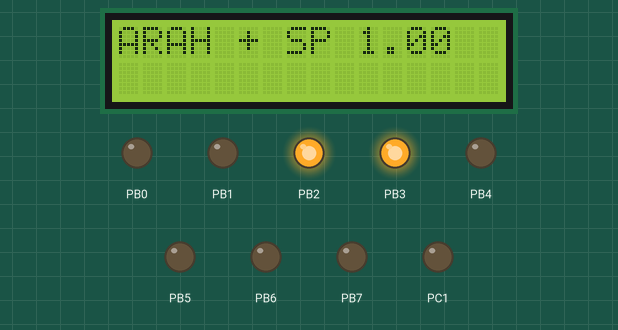
The program below on a simulated ATmega8535, CodeVisionAVR source translated, built with avr-gcc and emulated at 12 MHz. Parts: 16×2 character LCD, output pins drawn as LEDs (lit = HIGH). Wiring (inferred from the signals the program sends): character LCD (HD44780): RS PC0; E PC2; data PC4, PC5, PC6, PC7. Pins used as bus, display or sensor lines are not drawn.

Above: at 0.29 s.
At 3.18 s:
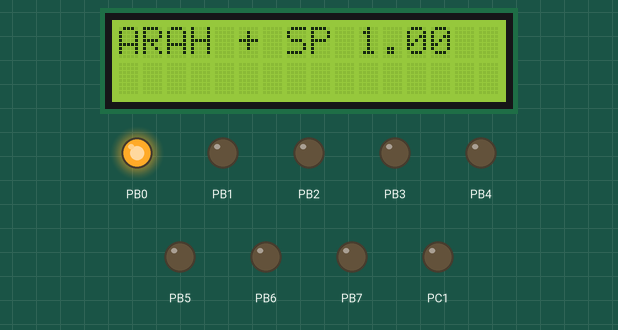
At 6.5 s:
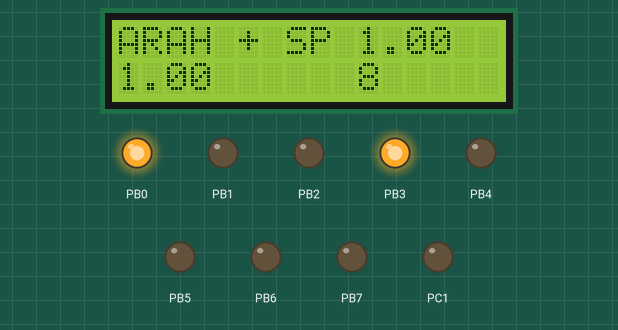
At 11.99 s:
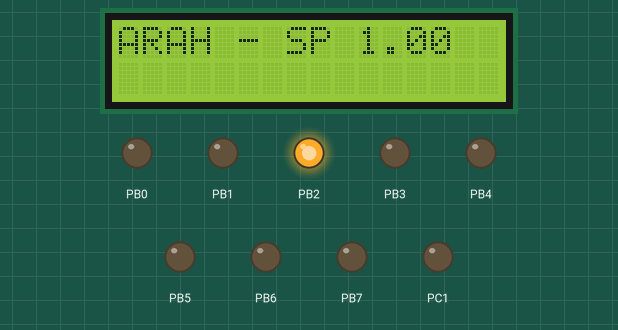
At 17.79 s:
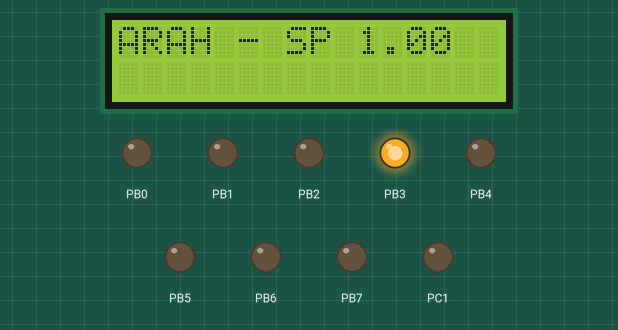
At 38.4 s:
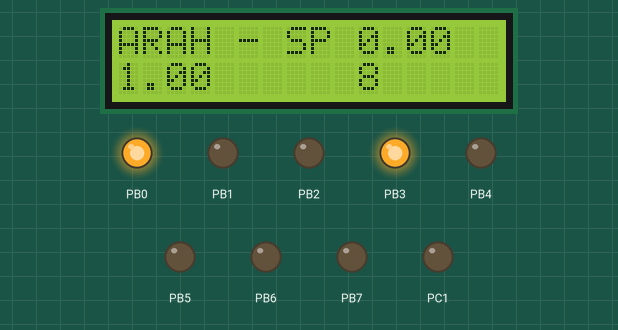
Timing chart, 0 to 39.9 s (numbered marks = the images above):
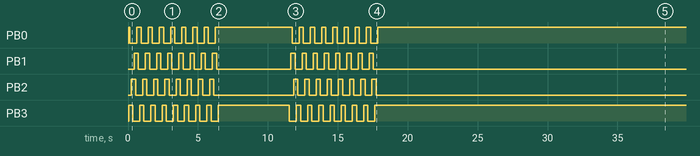

The program:

motorstepper.c
```c
// (licence header left out)
#include <mega8535.h>
#include <delay.h>
#include <stdio.h>
#include <stdlib.h>
#include <io.h>
// Alphanumeric LCD functions
#include <alcd.h>

// Declare your global variables here
int i, x=0, z=0, y;
const int period = 100;
float putaran, putar;
unsigned char temp[16], temp1[16], temp2[16];

void arahjarumjam360(){
    lcd_gotoxy(0,0);
    lcd_putsf("ARAH +");
    lcd_gotoxy(7,0);
    lcd_putsf("SP");
    ftoa(putar,2,temp1);
    lcd_gotoxy(10,0);
    lcd_puts(temp1);
    for(i=0;i<y;i++){
        x++;
        PORTB =0x09;
        delay_ms(period);
        PORTB =0x08;
        delay_ms(period);
        PORTB =0x0C;
        delay_ms(period);
        PORTB =0x04;
        delay_ms(period);
        PORTB =0x06;
        delay_ms(period);
        PORTB =0x02;
        delay_ms(period);
        PORTB =0x03;
        delay_ms(period);
        PORTB =0x01;
        delay_ms(period);
    }
    putaran = (x/8.0) ;
    ftoa(putaran,2,temp);
    lcd_gotoxy(0,1);
    lcd_puts(temp);
    lcd_gotoxy(10,1);
    ftoa(x,0,temp2);
    lcd_puts(temp2);
    PORTB = 0x09;
    delay_ms(period);
    delay_ms(3000);
}
void lawanarahjarumjam360(){
    lcd_gotoxy(0,0);
    lcd_putsf("ARAH -");
    lcd_gotoxy(7,0);
    lcd_putsf("SP");
    ftoa(putar,2,temp1);
    lcd_gotoxy(10,0);
    lcd_puts(temp1);
    for(i=0;i<y;i++){
        z++;
        PORTB =0x01;
        delay_ms(period);
        PORTB =0x03;
        delay_ms(period);
        PORTB =0x02;
        delay_ms(period);
        PORTB =0x06;
        delay_ms(period);
        PORTB =0x04;
        delay_ms(period);
        PORTB =0x0C;
        delay_ms(period);
        PORTB =0x08;
        delay_ms(period);
        PORTB =0x09;
        delay_ms(period);
    }
    putaran = (z/8.0) ;
    ftoa(putaran,2,temp);
    lcd_gotoxy(0,1);
    lcd_puts(temp);
    lcd_gotoxy(10,1);
    ftoa(z,0,temp2);
    lcd_puts(temp2);
    PORTB =0x09;
    delay_ms(period);
    delay_ms(3000);
}
void main(void)
{
// Declare your local variables here

// Input/Output Ports initialization
// Port A initialization
// Function: Bit7=In Bit6=In Bit5=In Bit4=In Bit3=In Bit2=In Bit1=In Bit0=In
DDRA=(0<<DDA7) | (0<<DDA6) | (0<<DDA5) | (0<<DDA4) | (0<<DDA3) | (0<<DDA2) | (0<<DDA1) | (0<<DDA0);
// State: Bit7=T Bit6=T Bit5=T Bit4=T Bit3=T Bit2=T Bit1=T Bit0=T
PORTA=(0<<PORTA7) | (0<<PORTA6) | (0<<PORTA5) | (0<<PORTA4) | (0<<PORTA3) | (0<<PORTA2) | (0<<PORTA1) | (0<<PORTA0);

// Port B initialization
// Function: Bit7=Out Bit6=Out Bit5=Out Bit4=Out Bit3=Out Bit2=Out Bit1=Out Bit0=Out
DDRB=(1<<DDB7) | (1<<DDB6) | (1<<DDB5) | (1<<DDB4) | (1<<DDB3) | (1<<DDB2) | (1<<DDB1) | (1<<DDB0);
// State: Bit7=0 Bit6=0 Bit5=0 Bit4=0 Bit3=0 Bit2=0 Bit1=0 Bit0=0
PORTB=(0<<PORTB7) | (0<<PORTB6) | (0<<PORTB5) | (0<<PORTB4) | (0<<PORTB3) | (0<<PORTB2) | (0<<PORTB1) | (0<<PORTB0);

// Port C initialization
// Function: Bit7=In Bit6=In Bit5=In Bit4=In Bit3=In Bit2=In Bit1=In Bit0=In
DDRC=(0<<DDC7) | (0<<DDC6) | (0<<DDC5) | (0<<DDC4) | (0<<DDC3) | (0<<DDC2) | (0<<DDC1) | (0<<DDC0);
// State: Bit7=T Bit6=T Bit5=T Bit4=T Bit3=T Bit2=T Bit1=T Bit0=T
PORTC=(0<<PORTC7) | (0<<PORTC6) | (0<<PORTC5) | (0<<PORTC4) | (0<<PORTC3) | (0<<PORTC2) | (0<<PORTC1) | (0<<PORTC0);

// Port D initialization
// Function: Bit7=In Bit6=In Bit5=In Bit4=In Bit3=In Bit2=In Bit1=In Bit0=In
DDRD=(0<<DDD7) | (0<<DDD6) | (0<<DDD5) | (0<<DDD4) | (0<<DDD3) | (0<<DDD2) | (0<<DDD1) | (0<<DDD0);
// State: Bit7=T Bit6=T Bit5=T Bit4=T Bit3=T Bit2=T Bit1=T Bit0=T
PORTD=(0<<PORTD7) | (0<<PORTD6) | (0<<PORTD5) | (0<<PORTD4) | (0<<PORTD3) | (0<<PORTD2) | (0<<PORTD1) | (0<<PORTD0);

// Timer/Counter 0 initialization
// Clock source: System Clock
// Clock value: Timer 0 Stopped
// Mode: Normal top=0xFF
// OC0 output: Disconnected
TCCR0=(0<<WGM00) | (0<<COM01) | (0<<COM00) | (0<<WGM01) | (0<<CS02) | (0<<CS01) | (0<<CS00);
TCNT0=0x00;
OCR0=0x00;

// Timer/Counter 1 initialization
// Clock source: System Clock
// Clock value: Timer1 Stopped
// Mode: Normal top=0xFFFF
// OC1A output: Disconnected
// OC1B output: Disconnected
// Noise Canceler: Off
// Input Capture on Falling Edge
// Timer1 Overflow Interrupt: Off
// Input Capture Interrupt: Off
// Compare A Match Interrupt: Off
// Compare B Match Interrupt: Off
TCCR1A=(0<<COM1A1) | (0<<COM1A0) | (0<<COM1B1) | (0<<COM1B0) | (0<<WGM11) | (0<<WGM10);
TCCR1B=(0<<ICNC1) | (0<<ICES1) | (0<<WGM13) | (0<<WGM12) | (0<<CS12) | (0<<CS11) | (0<<CS10);
TCNT1H=0x00;
TCNT1L=0x00;
ICR1H=0x00;
ICR1L=0x00;
OCR1AH=0x00;
OCR1AL=0x00;
OCR1BH=0x00;
OCR1BL=0x00;

// Timer/Counter 2 initialization
// Clock source: System Clock
// Clock value: Timer2 Stopped
// Mode: Normal top=0xFF
// OC2 output: Disconnected
ASSR=0<<AS2;
TCCR2=(0<<WGM20) | (0<<COM21) | (0<<COM20) | (0<<WGM21) | (0<<CS22) | (0<<CS21) | (0<<CS20);
TCNT2=0x00;
OCR2=0x00;

// Timer(s)/Counter(s) Interrupt(s) initialization
TIMSK=(0<<OCIE2) | (0<<TOIE2) | (0<<TICIE1) | (0<<OCIE1A) | (0<<OCIE1B) | (0<<TOIE1) | (0<<OCIE0) | (0<<TOIE0);

// External Interrupt(s) initialization
// INT0: Off
// INT1: Off
// INT2: Off
MCUCR=(0<<ISC11) | (0<<ISC10) | (0<<ISC01) | (0<<ISC00);
MCUCSR=(0<<ISC2);

// USART initialization
// USART disabled
UCSRB=(0<<RXCIE) | (0<<TXCIE) | (0<<UDRIE) | (0<<RXEN) | (0<<TXEN) | (0<<UCSZ2) | (0<<RXB8) | (0<<TXB8);

// Analog Comparator initialization
// Analog Comparator: Off
// The Analog Comparator's positive input is
// connected to the AIN0 pin
// The Analog Comparator's negative input is
// connected to the AIN1 pin
ACSR=(1<<ACD) | (0<<ACBG) | (0<<ACO) | (0<<ACI) | (0<<ACIE) | (0<<ACIC) | (0<<ACIS1) | (0<<ACIS0);
SFIOR=(0<<ACME);

// ADC initialization
// ADC disabled
ADCSRA=(0<<ADEN) | (0<<ADSC) | (0<<ADATE) | (0<<ADIF) | (0<<ADIE) | (0<<ADPS2) | (0<<ADPS1) | (0<<ADPS0);

// SPI initialization
// SPI disabled
SPCR=(0<<SPIE) | (0<<SPE) | (0<<DORD) | (0<<MSTR) | (0<<CPOL) | (0<<CPHA) | (0<<SPR1) | (0<<SPR0);

// TWI initialization
// TWI disabled
TWCR=(0<<TWEA) | (0<<TWSTA) | (0<<TWSTO) | (0<<TWEN) | (0<<TWIE);

// Alphanumeric LCD initialization
// Connections are specified in the
// Project|Configure|C Compiler|Libraries|Alphanumeric LCD menu:
// RS - PORTC Bit 0
// RD - PORTC Bit 1
// EN - PORTC Bit 2
// D4 - PORTC Bit 4
// D5 - PORTC Bit 5
// D6 - PORTC Bit 6
// D7 - PORTC Bit 7
// Characters/line: 16
lcd_init(16);
putar = 1.0;
while (1)
      {
      // Place your code here
        y = putar*8;
        arahjarumjam360();
        delay_ms(2000);
        lcd_clear();
        lawanarahjarumjam360();
        delay_ms(2000);
        lcd_clear();
        if ((x==y) && (z==y)){
            putar = 0;
        }
      }
}
```

Measured:
- by itself, PB0: goes HIGH 0.10 s, 7 × (LOW 0.50 s, HIGH 0.30 s), LOW 0.50 s, HIGH 5.5 s, 7 × (LOW 0.50 s, HIGH 0.30 s), LOW 0.50 s, then HIGH
- by itself, PB1: goes 7 × (HIGH 0.30 s, LOW 0.50 s), HIGH 0.30 s, LOW 5.3 s, 7 × (HIGH 0.30 s, LOW 0.50 s), HIGH 0.30 s, then LOW
- by itself, PB2: goes 7 × (HIGH 0.30 s, LOW 0.50 s), HIGH 0.30 s, LOW 5.7 s, 7 × (HIGH 0.30 s, LOW 0.50 s), HIGH 0.30 s, then LOW
- by itself, PB3: goes 8 × (HIGH 0.30 s, LOW 0.50 s), HIGH 5.1 s, 7 × (LOW 0.50 s, HIGH 0.30 s), LOW 0.50 s, then HIGH
- what the display in image 2 shows lasts 5.1 s, from 6.4 s to 11.5 s
